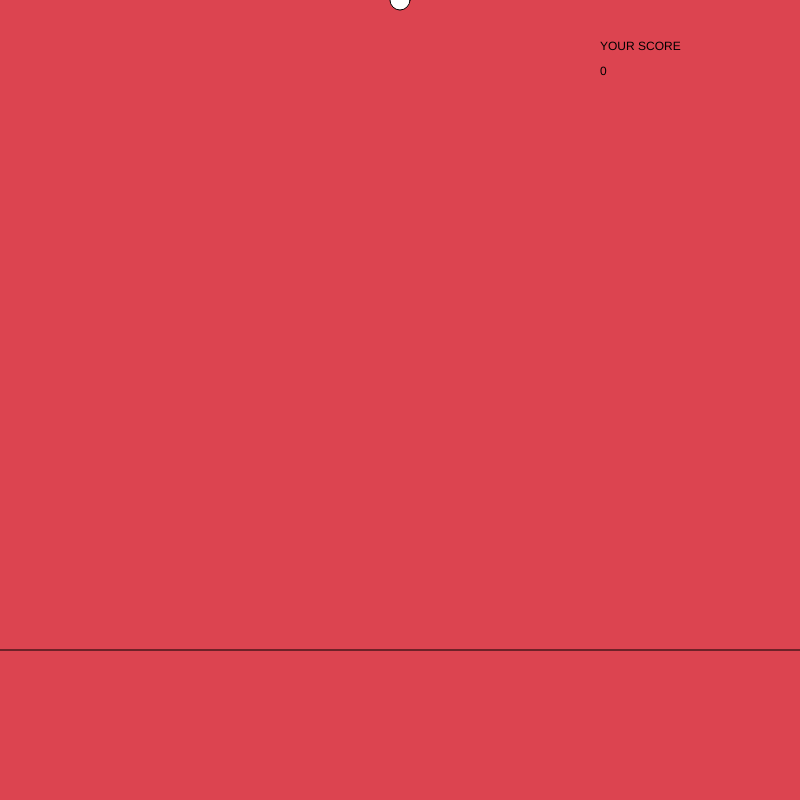
Frame 1 (no input)
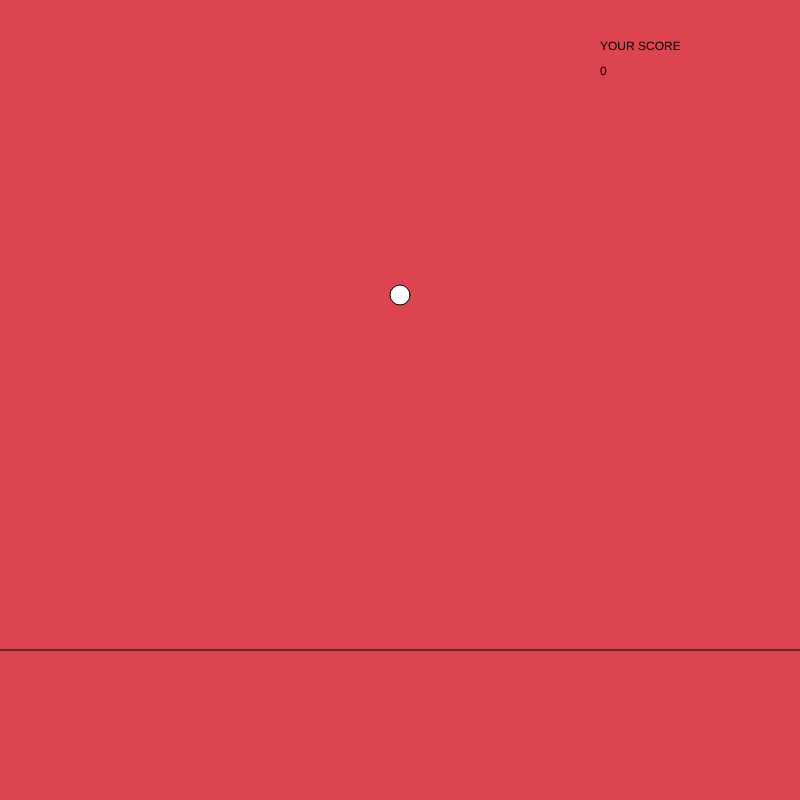
Frame 60 (no input)
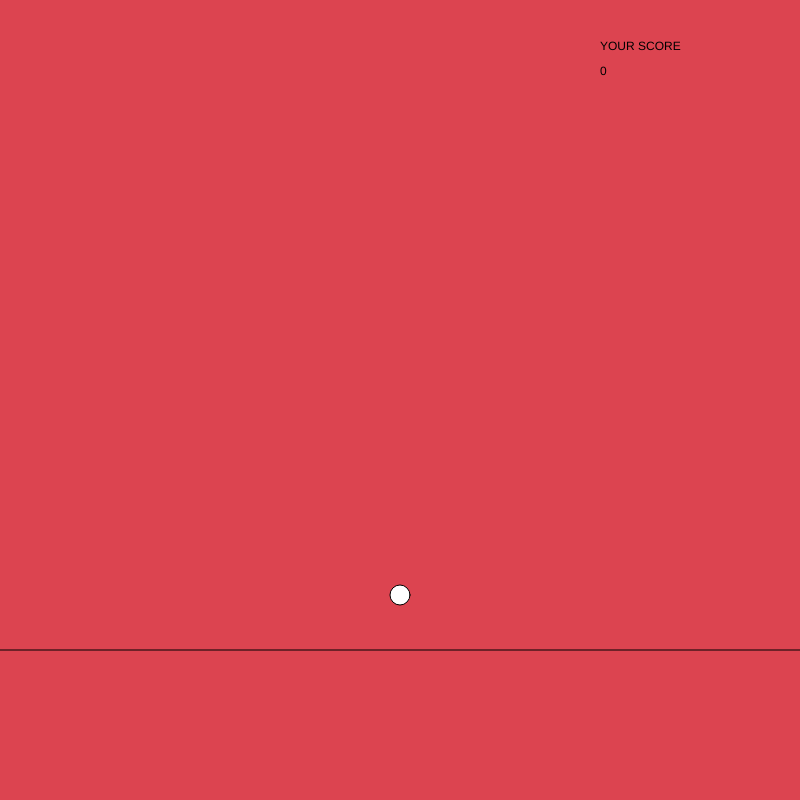
Frame 120 (the mouse pressed at the canvas centre since frame 60)

The p5.js sketch that drew these frames (run headless with seeded random() and noise() and a simulated clock; from frame 60 on, the mouse is pressed at the canvas centre):

// p5.js sketch
// ── sketch.js
var sy = 0;
var score = 0;
var ohio = 5;
function setup() {
  createCanvas(800, 800);
}
function draw() {
  background(220, 68, 80);
  ellipse(400, sy, 20, 20);
  sy = sy + ohio;
  if (sy > 800) {
    sy = 0;
  }
  text("YOUR SCORE", 600, 50);
  text(score, 600, 75);

  line(0, 650, 800, 650);

  if (score > 100) {
    ohio = 10;
  }
  if (score > 250) {
    ohio = 20;
  }

  if (score > 500) {
    ohio = 50;
  }
  if (score > 1000) {
    ohio = 75;
  }
  if (score > 2500) {
    ohio = 100;
  }
  if (score > 10000) {
    ohio = 200;
  }
  if (score > 5000) {
    ohio = 150;
  }
  
}

function keyPressed() {
  if (key == "s" && sy > 650) {
    score = score + 20;
  }
}
